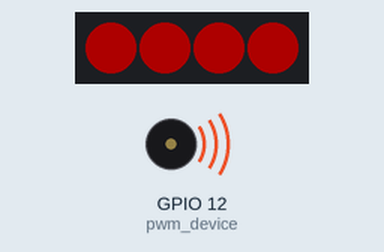
Bench run of a program on a simulated Raspberry Pi (BCM pin numbers). Shown: 4 RGB LEDs in strip order, left to right, buzzer (waves = sounding). Dim RGB values are drawn brighter than linear; the clock reads 2024-03-15 10:24:30 at power-on unless the program sets it. At 26.0 s the program stops and its outputs stay as they are.

Above: at 0.1 s.
At 25.71 s:
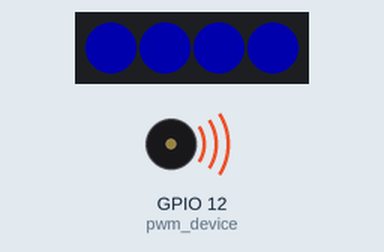
At 26.1 s:
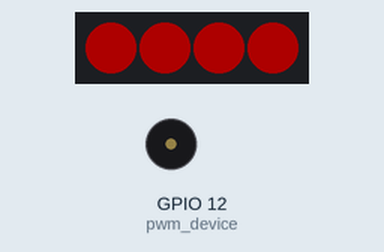
Timing chart, 0 to 27.5 s (numbered marks = the images above):
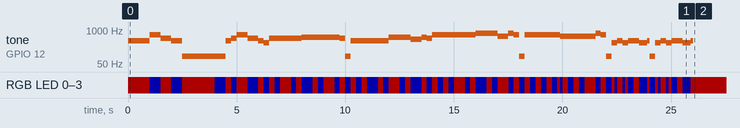

Measured:
- by itself, RGB LED 0–3: off → RGB(51, 0, 0) at 0.00 s, → RGB(0, 0, 51) 1.0 s later, → RGB(51, 0, 0) 0.50 s later, → RGB(0, 0, 51) 0.50 s later, … (85 changes in this stretch)
- by itself, tone on GPIO 12 (pwm_device): plays 392 Hz for 1.0 s, 659 Hz for 0.50 s, 494 Hz for 0.50 s, 392 Hz for 0.50 s, 100 Hz for 2.0 s, 392 Hz for 0.25 s … (44 notes in this stretch)

The program:

2.py
```python
from gpiozero import PWMOutputDevice
from time import sleep, time
import board
import neopixel

# GPIO 핀 설정 및 LED 개수 설정
pixel_pin = board.D10
num_pixels = 4

# NeoPixel 객체 생성
pixels = neopixel.NeoPixel(pixel_pin, num_pixels, brightness=0.2, auto_write=False, pixel_order=neopixel.GRB)

# PWM 설정
pwm_device = PWMOutputDevice(pin=12, frequency=100, initial_value=0.5)

# 음악 및 깜빡임 패턴 설정
tones = [262, 294, 330, 349, 392, 440, 494, 523, 587, 659, 698, 740, 0]
music = [4, 9, 6, 4, 12, 12, 4, 6, 9, 6, 4, 2, 6, 6, 6, 6, 6, 7, 7, 7, 7, 7, 6, 12, 4, 4, 4, 4, 4, 4, 7, 7, 7, 5, 7, 6, 9, 9, 9, 9, 9, 9, 9, 11, 11, 11, 8, 11, 9, 12, 9, 9, 9, 9, 9, 9, 9, 8, 8, 8, 8, 8, 8, 11, 9, 12, 2, 2, 4, 2, 2, 4, 4, 2, 4, 12, 2, 2, 4, 2, 2, 4, 4, 2, 4]
term = [1, 0.5, 0.5, 0.5, 1.5, 0.5, 0.25, 0.25, 0.5, 0.5, 0.25, 0.25, 0.25, 0.25, 0.5, 0.25, 0.25, 0.5, 0.25, 0.25, 0.5, 0.25, 0.25, 0.25, 0.25, 0.25, 0.25, 0.5, 0.25, 0.25, 0.5, 0.25, 0.25, 0.5, 0.25, 0.25, 0.25, 0.25, 0.25, 0.25, 0.5, 0.25, 0.25, 0.5, 0.25, 0.25, 0.5, 0.25, 0.25, 0.25, 0.25, 0.25, 0.25, 0.25, 0.25, 0.25, 0.125, 0.125, 0.25, 0.25, 0.25, 0.25, 0.5, 0.25, 0.25, 0.25, 0.125, 0.125, 0.25, 0.125, 0.125, 0.25, 0.25, 0.375, 0.125, 0.25, 0.125, 0.125, 0.25, 0.125, 0.125, 0.25, 0.25, 0.375, 0.125]

current_status = 0  # current_status 변수를 초기화

try:
    start_time = time()  # 시작 시간 기록
    for i in range(len(music)):
        pwm_device.frequency = tones[music[i]]
        pwm_device.value = 0.5  # 50% 듀티 사이클로 PWM 출력 설정

        # LED 색상 변경
        if current_status % 2 == 0:
            pixels.fill((255, 0, 0))  # 빨간색 설정
        else:
            pixels.fill((0, 0, 255))  # 파란색 설정

        pixels.show()  # NeoPixel 스트립 업데이트

        # 다음 음표 시작까지 대기
        sleep(term[i])

        # 다음 음표 시작 시간 계산
        next_note_time = start_time + sum(term[:i+1])

        # 현재 시간이 다음 음표 시작 시간까지 대기
        while time() < next_note_time:
            pass

        current_status += 1

    pwm_device.value = 0  # 모든 작업이 완료되면 PWM 출력을 0으로 설정하여 LED를 끕니다.
finally:
    pwm_device.close()  # 예외 발생 시 PWM 장치를 안전하게 닫습니다.
```
